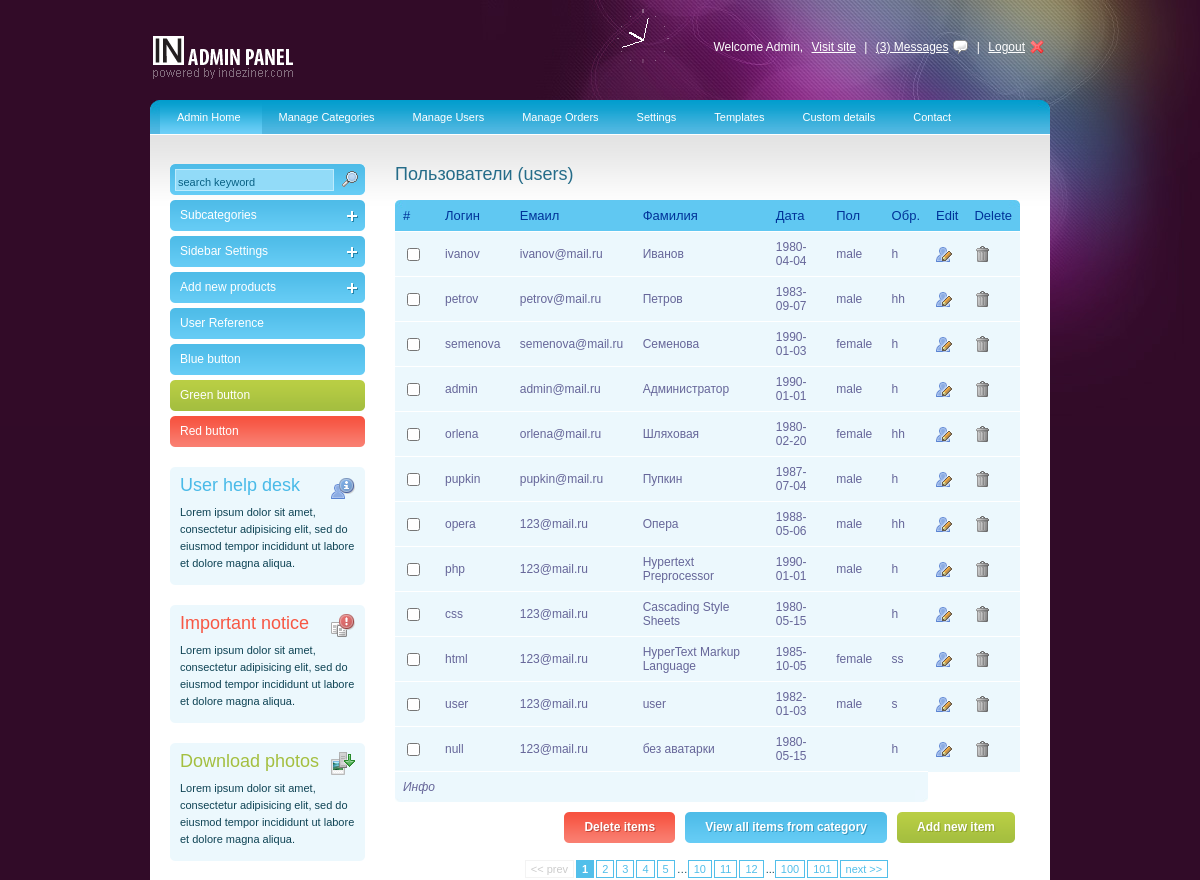
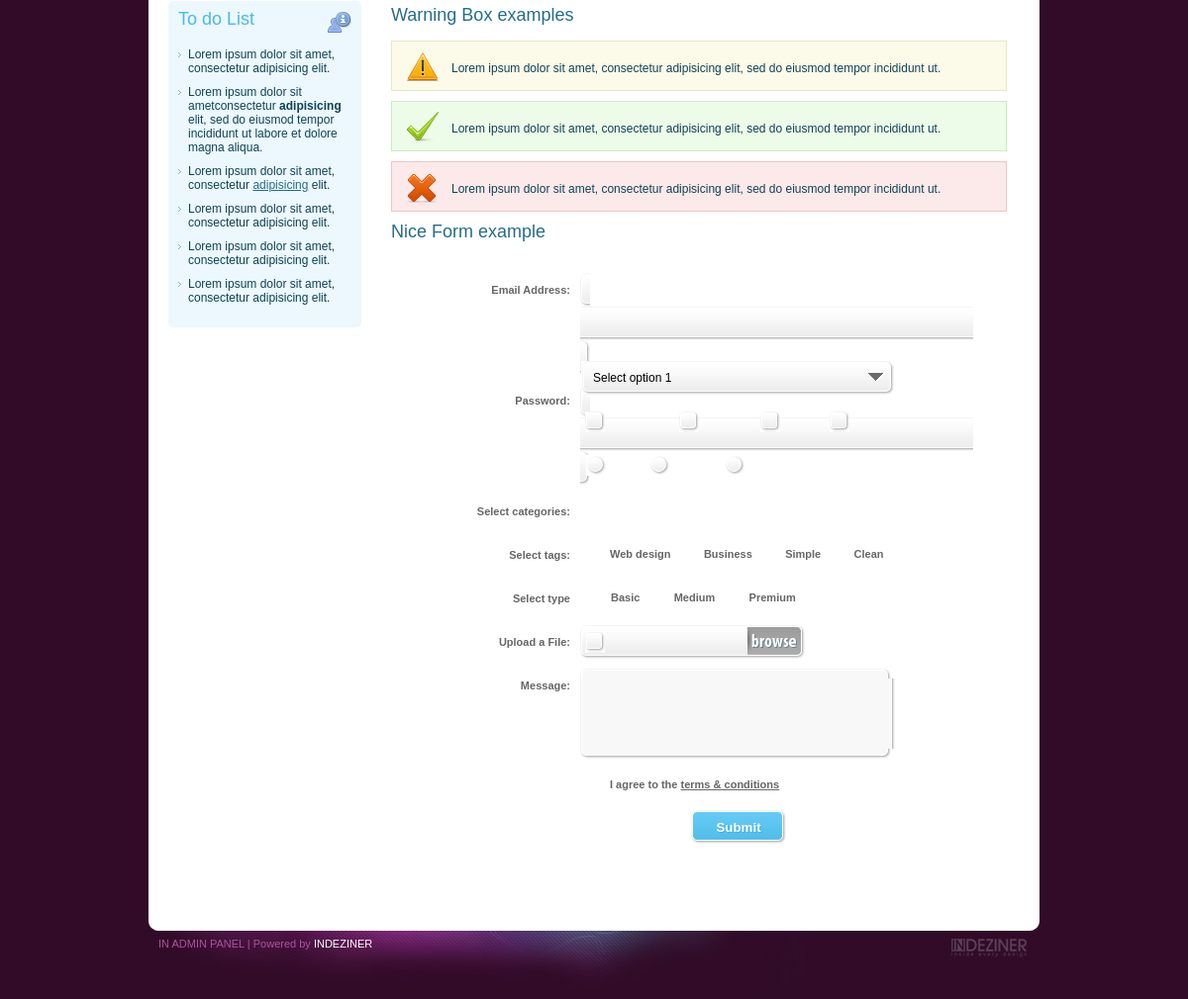
The app's page /admin/index.php with its own data (2 pictures, top to bottom).
### tables this page shows
CREATE TABLE IF NOT EXISTS `users` (
  `id` int(10) NOT NULL,
  `login` varchar(50) NOT NULL,
  `password` varchar(50) NOT NULL,
  `email` varchar(50) NOT NULL,
  `name_f` varchar(50) NOT NULL,
  `name_i` varchar(50) NOT NULL,
  `name_o` varchar(50) NOT NULL,
  `dater` date NOT NULL,
  `sex` varchar(50) NOT NULL,
  `stat` varchar(50) NOT NULL,
  `edu` varchar(50) NOT NULL,
  `role` int(1) NOT NULL,
  `avatars` varchar(100) NOT NULL
);

### admin/index.php (the view, shortened to what this page needs)
<!DOCTYPE html PUBLIC "-//W3C//DTD XHTML 1.0 Transitional//EN" "http://www.w3.org/TR/xhtml1/DTD/xhtml1-transitional.dtd">
<html xmlns="http://www.w3.org/1999/xhtml">
<head>
<link rel="stylesheet" type="text/css" href="style.css" />
<link rel="stylesheet" type="text/css" media="all" href="niceforms-default.css" />
</head>
<body>
<div id="main_container">
	<div class="header">
    <div class="logo"><a href="#"><img src="images/logo.gif" alt="" title="" border="0" /></a></div>
    <div class="right_header">Welcome Admin, <a href="#">Visit site</a> | <a href="#" class="messages">(3) Messages</a> | <a href="http://phpstart.com:90/admin/logout.php" class="logout">Logout</a></div>
    <div id="clock_a"></div>
    </div>
    <div class="main_content">
                    <div class="menu">
                    <ul>
                    <li><a class="current" href="index.html">Admin Home</a></li>
                    <li><a href="list.html">Manage Categories</a>
                    </li>
                    <li><a href="login.html">Manage Users</a>
                    </li>
                    <li><a href="login.html">Manage Orders</a>
                    </li>
                    <li><a href="login.html">Settings</a>
                    </li>
                    <li><a href="">Templates</a></li>
                    <li><a href="">Custom details</a></li>
                    <li><a href="">Contact</a></li>
                    </ul>
                    </div>
    <div class="center_content">
    <div class="left_content">
    		<div class="sidebar_search">
            <form>
            <input type="text" name="" class="search_input" value="search keyword" onclick="this.value=''" />
            <input type="image" class="search_submit" src="images/search.png" />
            </form>
            </div>
            <div class="sidebarmenu">
                <a class="menuitem submenuheader" href="">Subcategories</a>
                <a class="menuitem submenuheader" href="" >Sidebar Settings</a>
                <a class="menuitem submenuheader" href="">Add new products</a>
                <a class="menuitem" href="">User Reference</a>
                <a class="menuitem" href="">Blue button</a>
                <a class="menuitem_green" href="">Green button</a>
                <a class="menuitem_red" href="">Red button</a>
            </div>
            <div class="sidebar_box">
                <div class="sidebar_box_top"></div>
                <div class="sidebar_box_content">
                <h3>User help desk</h3>
                <img src="images/info.png" alt="" title="" class="sidebar_icon_right" />
                <p>
Lorem ipsum dolor sit amet, consectetur adipisicing elit, sed do eiusmod tempor incididunt ut labore et dolore magna aliqua.
                </p>
                </div>
                <div class="sidebar_box_bottom"></div>
            </div>
            <div class="sidebar_box">
                <div class="sidebar_box_top"></div>
                <div class="sidebar_box_content">
                <h4>Important notice</h4>
                <img src="images/notice.png" alt="" title="" class="sidebar_icon_right" />
                <p>
Lorem ipsum dolor sit amet, consectetur adipisicing elit, sed do eiusmod tempor incididunt ut labore et dolore magna aliqua.
                </p>
                </div>
                <div class="sidebar_box_bottom"></div>
            </div>
            <div class="sidebar_box">
                <div class="sidebar_box_top"></div>
                <div class="sidebar_box_content">
                <h5>Download photos</h5>
                <img src="images/photo.png" alt="" title="" class="sidebar_icon_right" />
                <p>
Lorem ipsum dolor sit amet, consectetur adipisicing elit, sed do eiusmod tempor incididunt ut labore et dolore magna aliqua.
                </p>
                </div>
                <div class="sidebar_box_bottom"></div>
            </div>
            <div class="sidebar_box">
                <div class="sidebar_box_top"></div>
                <div class="sidebar_box_content">
                <h3>To do List</h3>
                <img src="images/info.png" alt="" title="" class="sidebar_icon_right" />
                <ul>
                <li>Lorem ipsum dolor sit amet, consectetur adipisicing elit.</li>
                 <li>Lorem ipsum dolor sit ametconsectetur <strong>adipisicing</strong> elit, sed do eiusmod tempor incididunt ut labore et dolore magna aliqua.</li>
                  <li>Lorem ipsum dolor sit amet, consectetur <a href="#">adipisicing</a> elit.</li>
                   <li>Lorem ipsum dolor sit amet, consectetur adipisicing elit.</li>
                    <li>Lorem ipsum dolor sit amet, consectetur adipisicing elit.</li>
                     <li>Lorem ipsum dolor sit amet, consectetur adipisicing elit.</li>
                </ul>
                </div>
                <div class="sidebar_box_bottom"></div>
            </div>
    </div>
    <div class="right_content">
    <h2>Пользователи (users)</h2>
      <?php
        $query = "SELECT * FROM `users` WHERE `id` > '0'";
        $resul = mysql_query($query);
        if($resul)
        {
            echo '<table id="rounded-corner" summary="2007 Major IT Companies Profit">';
            echo '<thead>';
            echo '<tr>
                <th scope="col" class="rounded-company">#</th>
                <th scope="col" class="rounded">Логин</th>
                <th scope="col" class="rounded">Емаил</th>
                <th scope="col" class="rounded">Фамилия</th>
                <th scope="col" class="rounded">Дата</th>
                <th scope="col" class="rounded">Пол</th>
                <th scope="col" class="rounded">Обр.</th>
                <th scope="col" class="rounded">Edit</th>
                <th scope="col" class="rounded-q4">Delete</th>
                </tr>';
            echo '</thead>';
            echo '<tfoot>';
            echo '<tr>
            <td colspan="6" class="rounded-foot-left"><em>Инфо</em></td>
            <td class="rounded-foot-right">&nbsp;</td>
                 </tr>';
            echo '</tfoot>';
            echo '<tbody>';
            while($row = mysql_fetch_array($resul))
            {
                echo '<tr>
                <td><input type="checkbox" name="" /></td>
                <td>'.$row['login'].'&nbsp;</td>
                <td>'.$row['email'].'&nbsp;</td>
                <td>'.$row['name_f'].'&nbsp;</td>
                <td>'.$row['dater'].'&nbsp;</td>
                <td>'.$row['sex'].'&nbsp;</td>
                <td>'.$row['edu'].'&nbsp;</td>
                <td><a href="#"><img src="images/user_edit.png" alt="" title="" border="0" /></a></td>
                <td><a href="#" class="ask"><img src="images/trash.png" alt="" title="" border="0" /></a></td>
                </tr>';
            }
        }
            echo '</tbody>';
            echo '</table>';
      ?>
	 <a href="#" class="bt_green"><span class="bt_green_lft"></span><strong>Add new item</strong><span class="bt_green_r"></span></a>
     <a href="#" class="bt_blue"><span class="bt_blue_lft"></span><strong>View all items from category</strong><span class="bt_blue_r"></span></a>
     <a href="#" class="bt_red"><span class="bt_red_lft"></span><strong>Delete items</strong><span class="bt_red_r"></span></a>
        <div class="pagination">
        <span class="disabled"><< prev</span><span class="current">1</span><a href="">2</a><a href="">3</a><a href="">4</a><a href="">5</a>…<a href="">10</a><a href="">11</a><a href="">12</a>...<a href="">100</a><a href="">101</a><a href="">next >></a>
        </div>
     <h2>Warning Box examples</h2>
     <div class="warning_box">
        Lorem ipsum dolor sit amet, consectetur adipisicing elit, sed do eiusmod tempor incididunt ut.
     </div>
     <div class="valid_box">
        Lorem ipsum dolor sit amet, consectetur adipisicing elit, sed do eiusmod tempor incididunt ut.
     </div>
     <div class="error_box">
        Lorem ipsum dolor sit amet, consectetur adipisicing elit, sed do eiusmod tempor incididunt ut.
     </div>
     <h2>Nice Form example</h2>
         <div class="form">
         <form action="" method="post" class="niceform">
                <fieldset>
                    <dl>
                        <dt><label for="email">Email Address:</label></dt>
                        <dd><input type="text" name="" id="" size="54" /></dd>
                    </dl>
                    <dl>
                        <dt><label for="password">Password:</label></dt>
                        <dd><input type="text" name="" id="" size="54" /></dd>
                    </dl>
                    <dl>
                        <dt><label for="gender">Select categories:</label></dt>
                        <dd>
                        </dd>
                    </dl>
                    <dl>
                        <dt><label for="interests">Select tags:</label></dt>
                        <dd>
                            <input type="checkbox" name="interests[]" id="" value="" /><label class="check_label">Web design</label>
                            <input type="checkbox" name="interests[]" id="" value="" /><label class="check_label">Business</label>
                            <input type="checkbox" name="interests[]" id="" value="" /><label class="check_label">Simple</label>
                            <input type="checkbox" name="interests[]" id="" value="" /><label class="check_label">Clean</label>
                        </dd>
                    </dl>
                    <dl>
                        <dt><label for="color">Select type</label></dt>
                        <dd>
                            <input type="radio" name="type" id="" value="" /><label class="check_label">Basic</label>
                            <input type="radio" name="type" id="" value="" /><label class="check_label">Medium</label>
                            <input type="radio" name="type" id="" value="" /><label class="check_label">Premium</label>
                        </dd>
                    </dl>
                    <dl>
                        <dt><label for="upload">Upload a File:</label></dt>
                        <dd><input type="file" name="upload" id="upload" /></dd>
                    </dl>
                    <dl>
                        <dt><label for="comments">Message:</label></dt>
                        <dd><textarea name="comments" id="comments" rows="5" cols="36"></textarea></dd>
                    </dl>
                    <dl>
                        <dt><label></label></dt>
                        <dd>
                            <input type="checkbox" name="interests[]" id="" value="" /><label class="check_label">I agree to the <a href="#">terms &amp; conditions</a></label>
                        </dd>
                    </dl>
                     <dl class="submit">
                    <input type="submit" name="submit" id="submit" value="Submit" />
                     </dl>
                </fieldset>
         </form>
         </div>
     </div>
  </div>
    </div>
    <div class="footer">
    	<div class="left_footer">IN ADMIN PANEL | Powered by <a href="http://indeziner.com">INDEZINER</a></div>
    	<div class="right_footer"><a href="http://indeziner.com"><img src="images/indeziner_logo.gif" alt="" title="" border="0" /></a></div>
    </div>
</div>
</body>
</html>

### admin/niceforms-default.css (style rules this page uses)
.form { width:600px; float:left; clear:both; }
fieldset { border:none; clear:both; }
label { font-size:11px; font-weight:bold; color:#666; }
label a { font-size:11px; font-weight:bold; color:#666; }
dl { clear:both; width:600px; }
dl.submit { clear:both; width:500px; text-align:center; padding:0 0 0 90px; }
dt { float:left; text-align:right; width:170px; line-height:34px; padding:0 10px 10px 0; }
dd { float:left; width:400px; margin:0 0 10px 0; }
label.check_label { padding:0 0 0 10px; line-height:32px; }
.NFText { border:none; vertical-align:middle; font:12px/15px Arial, Helvetica, sans-serif; background:none; float:left; }
.NFButton { width:auto; height:34px; padding:0 15px; font-weight:bold; background:url(img/button.gif) repeat-x 0 0; cursor:pointer; border:none;color:#FFFFFF; text-shadow:1px 1px #45add8;vertical-align:middle; }
.NFTextarea { border:none; background:none; font:12px/12px Arial, Helvetica, sans-serif; margin:0; }
select, input, textarea, button { outline:none; resize:none; }

### records on screen
users: login "ivanov", email "ivanov@mail.ru", name_f "Иванов", dater "1980-04-04", sex "male", edu "h"
users: login "petrov", email "petrov@mail.ru", name_f "Петров", dater "1983-09-07", sex "male", edu "hh"
users: login "semenova", email "semenova@mail.ru", name_f "Семенова", dater "1990-01-03", sex "female", edu "h"
users: login "admin", email "admin@mail.ru", name_f "Администратор", dater "1990-01-01", sex "male", edu "h"
users: login "orlena", email "orlena@mail.ru", name_f "Шляховая", dater "1980-02-20", sex "female", edu "hh"
users: login "pupkin", email "pupkin@mail.ru", name_f "Пупкин", dater "1987-07-04", sex "male", edu "h"
users: login "opera", email "123@mail.ru", name_f "Опера", dater "1988-05-06", sex "male", edu "hh"
users: login "php", email "123@mail.ru", name_f "Hypertext Preprocessor", dater "1990-01-01", sex "male", edu "h"
users: login "css", email "123@mail.ru", name_f "Cascading Style Sheets", dater "1980-05-15", edu "h"
users: login "html", email "123@mail.ru", name_f "HyperText Markup Language", dater "1985-10-05", sex "female", edu "ss"
users: login "user", email "123@mail.ru", name_f "user", dater "1982-01-03", sex "male", edu "s"
users: login "null", email "123@mail.ru", name_f "без аватарки", dater "1980-05-15", edu "h"
